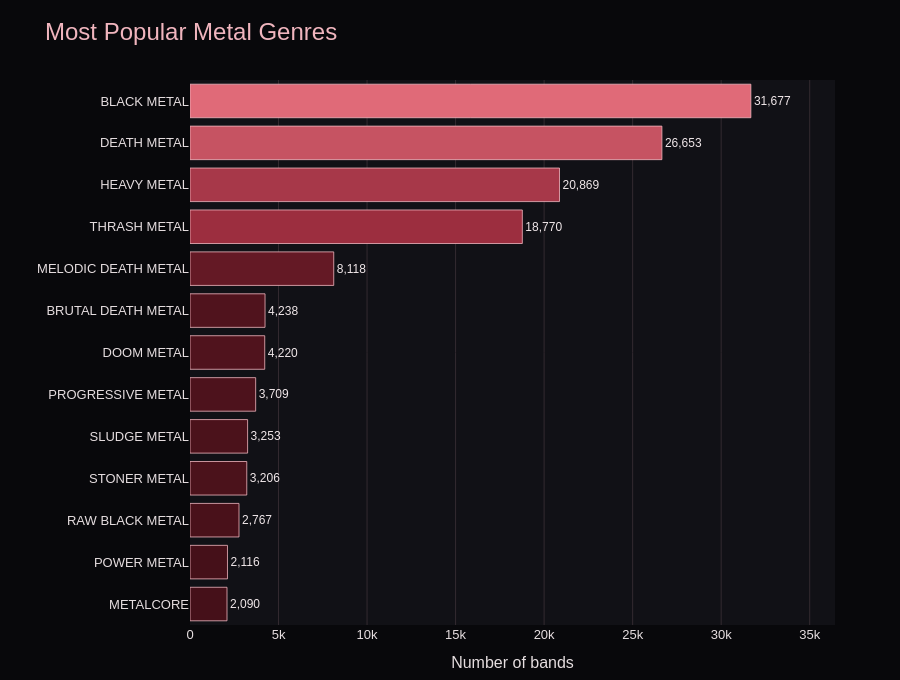

Notebook source saved alongside this figure:
### Code cell
# Plot only genres with non-empty labels and positive counts.
genre_plot_data = genre_totals_filtered.loc[
    genre_totals_filtered["Genre"].notna()
    & genre_totals_filtered["Genre"].str.strip().ne("")
    & genre_totals_filtered["COUNTER"].notna()
    & genre_totals_filtered["COUNTER"].gt(0)
].sort_values("COUNTER", ascending=True)

genre_fig = go.Figure(go.Bar(
    x=genre_plot_data["COUNTER"],
    y=genre_plot_data["Genre"],
    orientation="h",
    marker=dict(
        color=genre_plot_data["COUNTER"],
        colorscale=[[0, "#451019"], [0.5, "#922537"], [1, "#E06A78"]],
        line=dict(color="#F0B5BE", width=0.8),
    ),
    text=[f"{count:,}" for count in genre_plot_data["COUNTER"]],
    textposition="outside",
    textfont=dict(color="#F0E7E9", size=12),
    hovertemplate="<b>%{y}</b><br>Number of bands: %{x:,}<extra></extra>",
))

genre_fig.update_layout(
    title=dict(text="Most Popular Metal Genres", font=dict(size=24, color="#F0B5BE")),
    template="plotly_dark",
    paper_bgcolor="#08080B",
    plot_bgcolor="#111116",
    font=dict(family="Arial", size=13, color="#E6DEE0"),
    height=680,
    margin=dict(l=190, r=65, t=80, b=55),
    xaxis=dict(
        title="Number of bands",
        range=[0, genre_plot_data["COUNTER"].max() * 1.15],
        showgrid=True,
        gridcolor="#332A30",
        zeroline=False,
    ),
    yaxis=dict(title=None, showgrid=False),
    showlegend=False,
)

genre_fig.show()

### Figure 1 — Plotly figure (JSON) as saved in the notebook; plotly's stock layout.template omitted (floating-point values rounded to 4 significant figures)
{"data": [{"hovertemplate": "<b>%{y}</b><br>Number of bands: %{x:,}<extra></extra>", "marker": {"color": [2090, 2116, 2767, 3206, 3253, 3709, 4220, 4238, 8118, 18770, 20869, 26653, 31677], "colorscale": [[0, "#451019"], [0.5, "#922537"], [1, "#E06A78"]], "line": {"color": "#F0B5BE", "width": 0.8}}, "orientation": "h", "text": ["2,090", "2,116", "2,767", "3,206", "3,253", "3,709", "4,220", "4,238", "8,118", "18,770", "20,869", "26,653", "31,677"], "textfont": {"color": "#F0E7E9", "size": 12}, "textposition": "outside", "type": "bar", "x": [2090, 2116, 2767, 3206, 3253, 3709, 4220, 4238, 8118, 18770, 20869, 26653, 31677], "y": ["METALCORE", "POWER METAL", "RAW BLACK METAL", "STONER METAL", "SLUDGE METAL", "PROGRESSIVE METAL", "DOOM METAL", "BRUTAL DEATH METAL", "MELODIC DEATH METAL", "THRASH METAL", "HEAVY METAL", "DEATH METAL", "BLACK METAL"]}], "layout": {"font": {"color": "#E6DEE0", "family": "Arial", "size": 13}, "height": 680, "margin": {"b": 55, "l": 190, "r": 65, "t": 80}, "paper_bgcolor": "#08080B", "plot_bgcolor": "#111116", "showlegend": false, "title": {"font": {"color": "#F0B5BE", "size": 24}, "text": "Most Popular Metal Genres"}, "xaxis": {"gridcolor": "#332A30", "range": [0, 36430.0], "showgrid": true, "title": {"text": "Number of bands"}, "zeroline": false}, "yaxis": {"showgrid": false, "title": {}}}}
